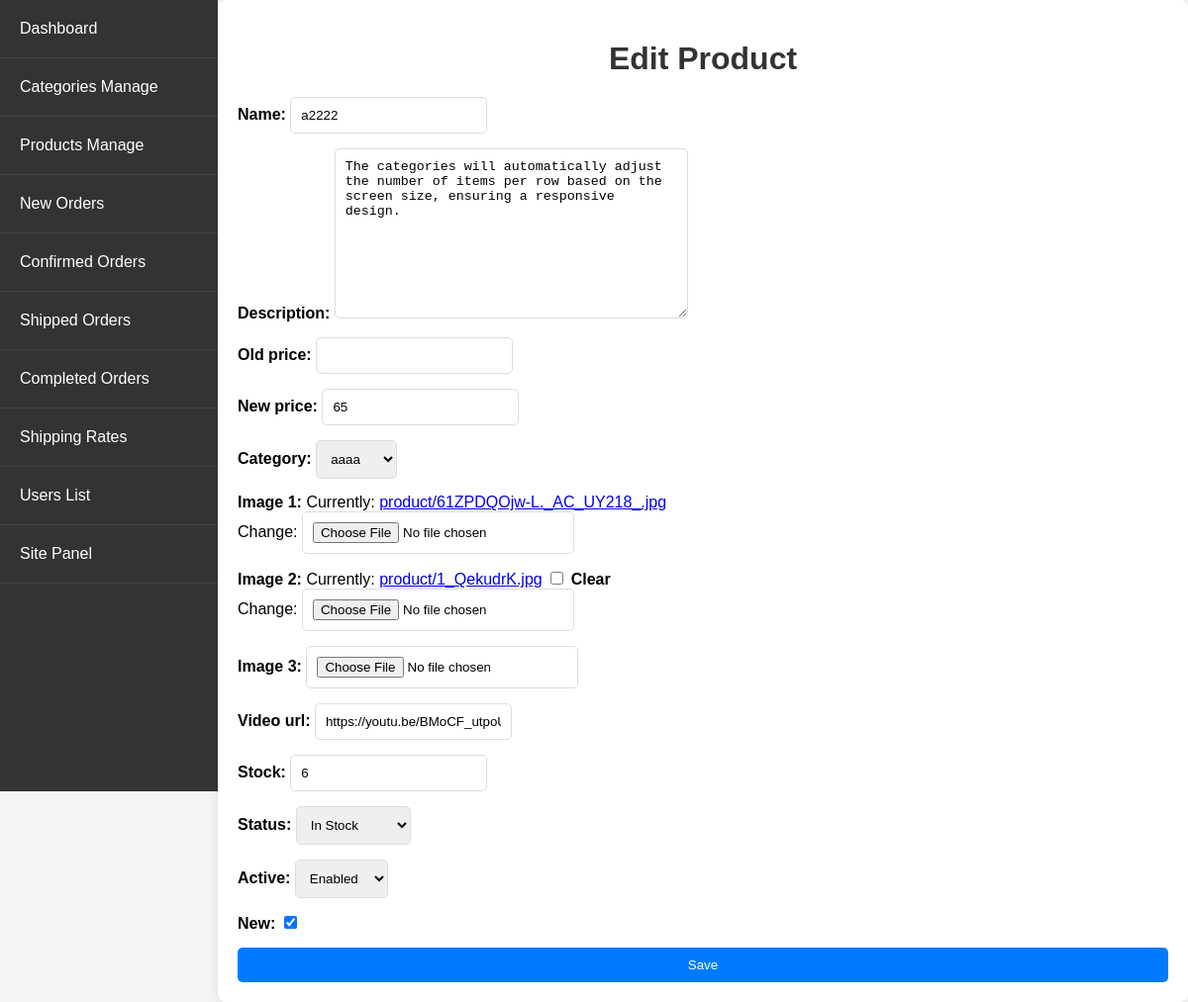
The page /admin_app/admin_app/products/update/4/ (signed in) on the database as committed earlier.
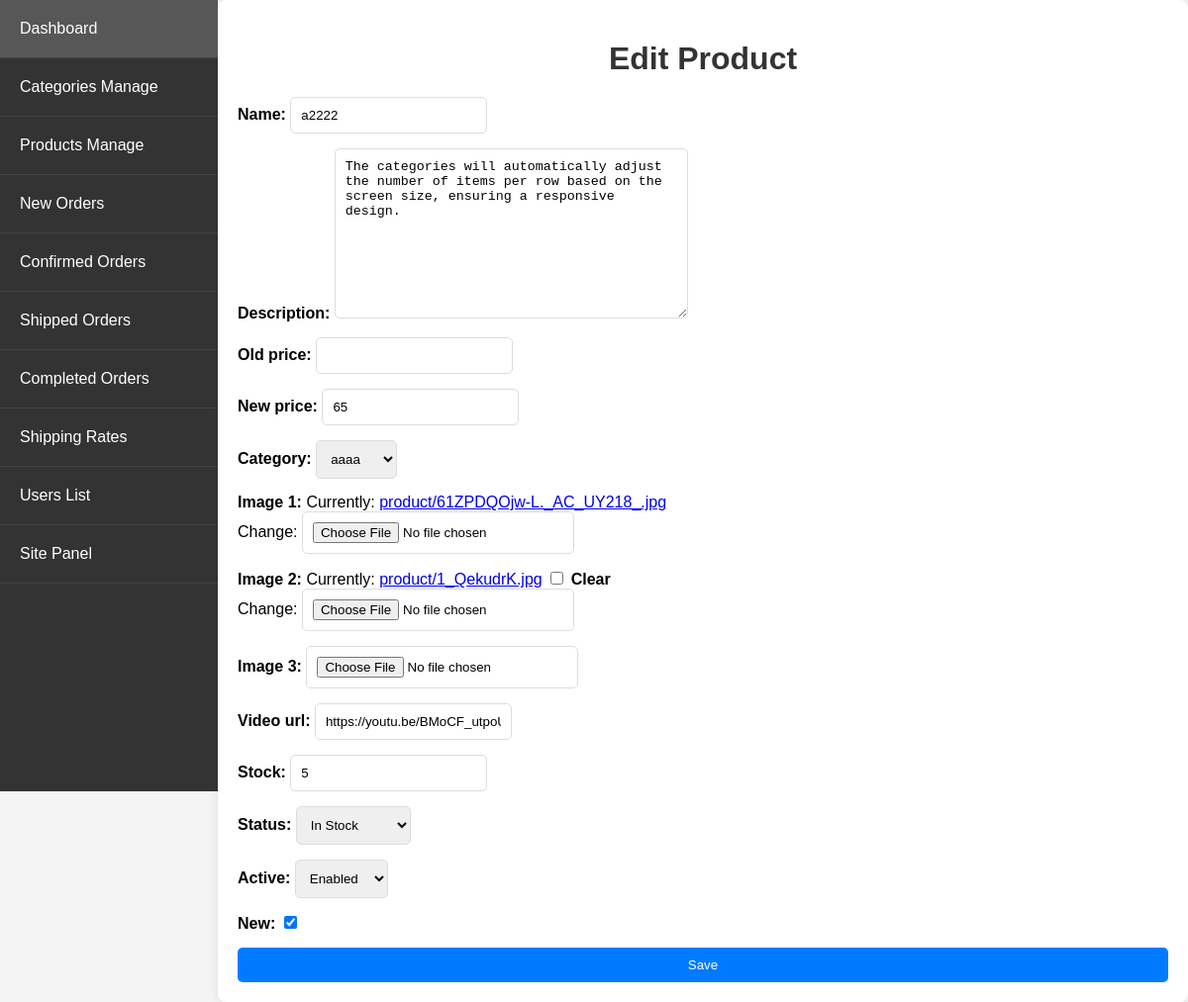
The same page on the database as committed later.
### store/models.py (models this page shows, shortened)
class Product(models.Model):
    PRODUCT_STATUS_CHOICES = [
        ('in_stock', 'In Stock'),
        ('out_of_stock', 'Out of Stock'),
    ]
    name = models.CharField(max_length=250, unique=True)
    slug = models.SlugField(max_length=250, unique=True, blank=True)  # Make blank=True
    description = models.TextField(blank=True)
    old_price = models.DecimalField(max_digits=7, blank=True, null=True, decimal_places=0)
    new_price = models.DecimalField(max_digits=7, blank=False, decimal_places=0)
    category = models.ForeignKey(Category, on_delete=models.SET_NULL, null=True)
    image_1 = models.ImageField(upload_to='product')
    image_2 = models.ImageField(upload_to='product', blank=True)
    image_3 = models.ImageField(upload_to='product', blank=True)
    video_url = models.URLField(max_length=200, blank=True)
    stock = models.IntegerField()
    status = models.CharField(max_length=20, choices=PRODUCT_STATUS_CHOICES, default='in_stock')
    active = models.BooleanField(default=True)
    new = models.BooleanField(default=True)
    created = models.DateTimeField(auto_now_add=True)
    update = models.DateField(auto_now=True)
    priority = models.IntegerField(default=0, validators=[MinValueValidator(0)])
    class Meta:
        ordering = ['priority', 'name']
        verbose_name = 'product'
        verbose_name_plural = 'products'
    class Meta:
        ordering = ['priority', 'name']  # Update ordering to use priority first

### admin_app/views.py (the view)
# urls.py: path('admin_app/products/update/<int:pk>/', views.product_update, name='product_update'),
@login_required
@user_passes_test(is_admin)
def product_update(request, pk):
    product = get_object_or_404(Product, pk=pk)
    if request.method == 'POST':
        form = ProductForm(request.POST, request.FILES, instance=product)
        if form.is_valid():
            product = form.save(commit=False)
            product.clean()  # Run model validation
            product.save()
            return redirect('admin_app:product_list')
    else:
        form = ProductForm(instance=product)
    return render(request, 'admin_app/product_form.html', {'form': form})

### admin_app/forms.py (shortened to what this page needs)
class ProductForm(forms.ModelForm):
    active = forms.ChoiceField(choices=[
        (True, 'Enabled'),
        (False, 'Disabled')
    ], widget=forms.Select)
    class Meta:
        model = Product
        fields = '__all__'
        exclude = ['slug', 'priority']  # Exclude slug field from the form
    def __init__(self, *args, **kwargs):
        super().__init__(*args, **kwargs)
        if self.instance.pk:
            self.fields['active'].initial = 'Enabled' if self.instance.active else 'Disabled'

### admin_app/views.py (called while the page is built)
def is_admin(user):
    return user.is_superuser

### store/context_processors.py (called while the page is built)
def menu_link(request): # this function don't wanna call to work, it's defined in setting to work
    links_list = Category.objects.annotate(
        num_products=Count('product', filter=Q(product__active=True, product__stock__gt=0))
    ).filter(num_products__gt=0).order_by('priority', 'name')  # Add an order_by clause here
    paginator3 = Paginator(links_list, 8)
    try:
        page = int(request.GET.get('page', '1'))
    except:
        page = 1
    try:
        links = paginator3.page(page)
    except (InvalidPage, EmptyPage):
        links = paginator3.page(paginator3.num_pages)
    return dict(links=links)

### admin_app/templates/admin_app/product_form.html (shortened to what this page needs)
{% extends 'admin_app/base_admin.html' %}
{% block content %}
<h1>{% if form.instance.pk %}Edit{% else %}Create{% endif %} Product</h1>
<form method="post" enctype="multipart/form-data">
    {% for field in form %}
        <div>
            {{ field.label_tag }}
            {% if field.name == 'status' %}
                <select name="{{ field.name }}" id="{{ field.id_for_label }}">
                    {% for value, label in field.field.choices %}
                        <option value="{{ value }}" {% if field.value == value %}selected{% endif %}
                                {% if value == 'in_stock' and form.instance.stock == 0 %}disabled{% endif %}>
                            {{ label }}
                        </option>
                    {% endfor %}
                </select>
            {% elif field.name == 'active' %}
                <select name="{{ field.name }}" id="{{ field.id_for_label }}">
                    {% for value, label in field.field.choices %}
                        <option value="{{ value }}" {% if field.value == value %}selected{% endif %}>
                            {{ label }}
                        </option>
                    {% endfor %}
                </select>
            {% else %}
                {{ field }}
            {% endif %}
        </div>
    {% endfor %}
    <button type="submit" class="btn btn-primary">Save</button>
</form>
{% endblock %}

Rows that differ between the two databases and show on the page:
changed Product "aaaa": stock "6" → "5"
